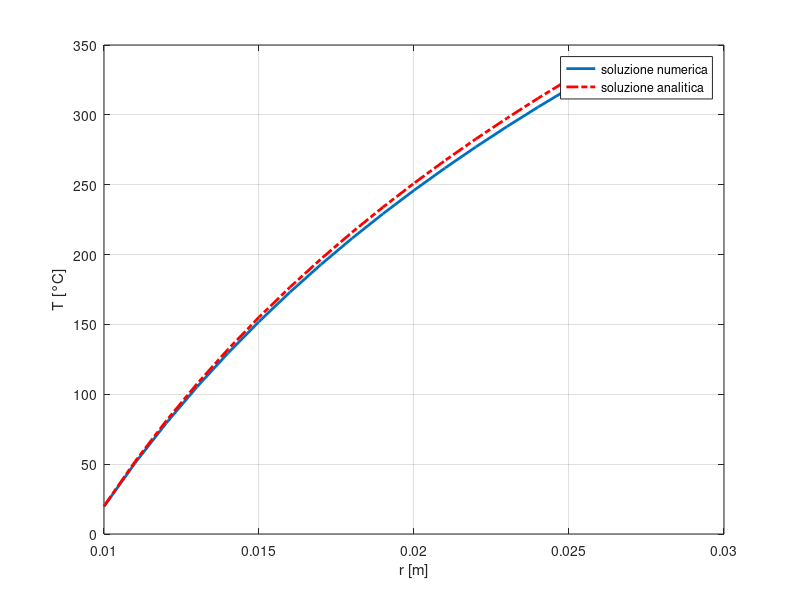

Write the MATLAB code that produced this figure.
clc; clear; close all;

%% assegno i dati
din = 20e-3; %m
dout = 50e-3; %m
kk = .15; %W/mK
qsurf = 2e3; %W/m^3
Tw = 15; %°C
hh = 1e3; %W/m^2/K

%% creazione griglia
dr = 1e-3;
rr = (din/2:dr:dout/2)';
nn = length(rr);

%% assembraggio matrice AA
s_diag = 1-dr/2./rr;
p_diag = -2*ones(nn,1);
i_diag = 1+dr/2./(rr);
BB = [ [s_diag(2:end);0] p_diag [0;i_diag(1:end-1)] ];

AA = spdiags(BB, -1:1, nn, nn);

%% assembraggio vettore bb
bb = zeros(nn,1);

%% coco
% robin conv
AA(1,1) = dr/kk*hh+1; 
AA(1,2) = -1; 
bb(1) = dr*hh/kk*Tw; 
% neumann non omo
AA(end,end-1) = 1; 
AA(end, end) = -1; 
bb(end) = -dr/kk*qsurf; 

%% soluzione numerica
TT = AA\bb;

%% soluzione analitica
C1 = dout/2/-kk*qsurf; 
T1 = kk*C1/din*2/hh+Tw;
C2 = T1-C1*log(din/2);
%Tan = @(r) Tw + qsurf*(dout/2)*(log((din/2)/r)/kk+1/(hh*(din/2)));
Tan= @(r) qsurf*dout/2/kk*(log(r/(din/2))+kk/(din/2*hh))+Tw;

%% plotto
plot(rr, TT, 'linewidth', 2)
hold on
plot(rr, Tan(rr),'r-.', 'linewidth', 2)
legend('soluzione numerica', 'soluzione analitica')
grid on
xlabel('r [m]')
ylabel('T [°C]')
